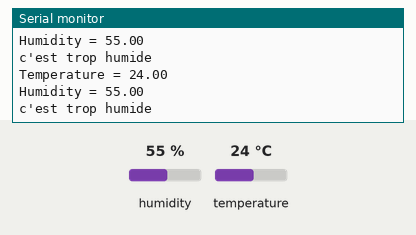
This sketch was run on a simulated Arduino Uno, built with avr-gcc and run on an emulated ATmega328P. On the bench: the last lines printed to the serial monitor. The inputs (shaded band) are chosen by the test bench; at power-on: humidity 55 %, temperature 24 °C.

Above: at 2.8 s.
2.9 s: humidity set to 52 %
At 5.3 s:
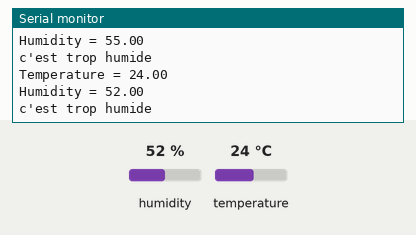
5.6 s: humidity set to 49 %
At 6.5 s:
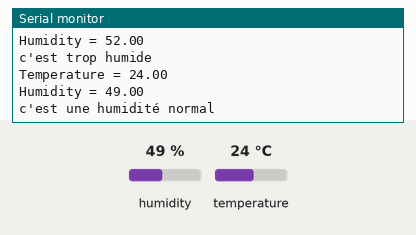
Timing chart, 0 to 8.6 s (numbered marks = the images above; inputs shaded):
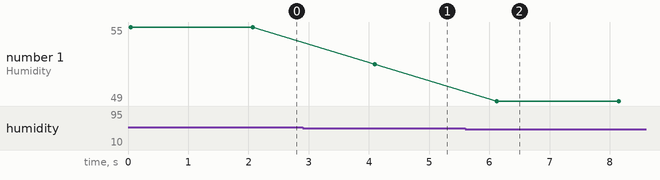

Measured:
- the behaviour switches between 51 and 50 % on humidity (found by bisection; images 1 and 2)
- after the input at 2.9 s, the serial monitor: prints a new line after 1.2 s (image 1)
- after the input at 5.6 s, the serial monitor: prints a new line after 0.52 s (image 2)
- plotted number 1: 55 → 52 after the input at 2.9 s, 52 → 49 after the input at 5.6 s

The sketch:

sketch_hum_temp.ino
```cpp
#include <dht.h>

dht DHT;

#define DHT11_PIN 7

void setup(){
  Serial.begin(9600);
}

void loop()
{
  int chk = DHT.read11(DHT11_PIN);
  Serial.print("Temperature = ");
  Serial.println(DHT.temperature);
  Serial.print("Humidity = ");
  Serial.println(DHT.humidity);
  if(DHT.humidity > 50){
    Serial.println("c'est trop humide");
  }else{
    Serial.println("c'est une humidité normal");
  }
  delay(2000);
}
```
